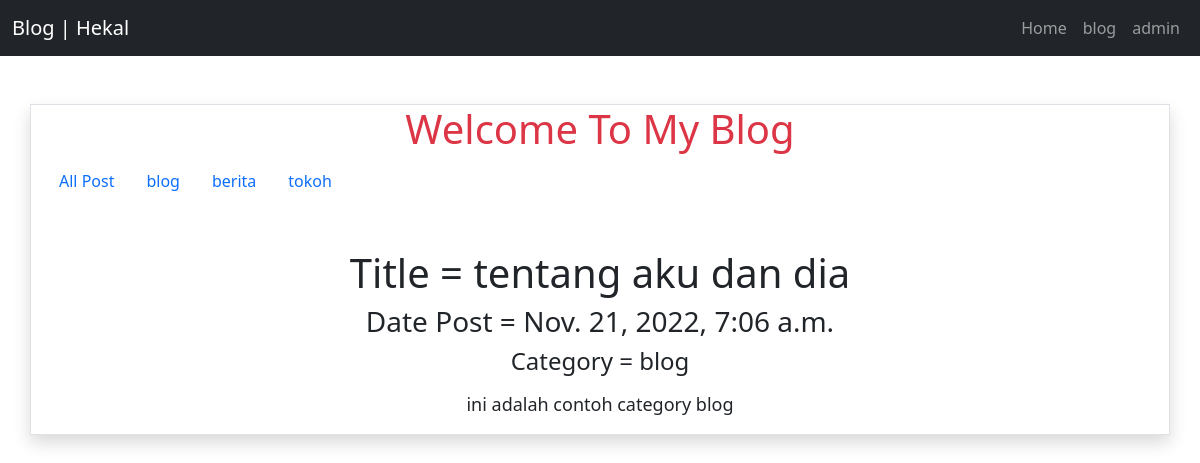
The page /blog/post/tentang-aku-dan-dia on the database its author committed.
### blog/models.py (models this page shows, shortened)
class Post (models.Model):
    title = models.CharField(max_length=255)
    body = models.TextField()
    category = models.CharField(max_length=255)
    slug = models.SlugField(editable=False,blank=True)
    datePost = models.DateTimeField(auto_now_add=True,editable=False)

### blog/views.py (the view)
# urls.py: path('post/<slugInput>', views.detailPost, name='detail'),
def detailPost (request,slugInput):
    posts = Post.objects.get(slug=slugInput);
    categories = Post.objects.values('category').distinct();
    context = {
        'title':'Blog | Hekal',
        'heading':'Welcome To My Blog',
        'body':'Lorem ipsum dolor, sit amet consectetur adipisicing elit. Dolore distinctio, amet repellendus tempore totam reprehenderit ratione quasi, corporis possimus modi expedita voluptatum saepe ipsum et! Commodi amet error temporibus dolorum.',
        'posts':posts,
        'categoriesPost':categories,
    }
    return render (request,'blog/detail.html',context)

### blog/templates/blog/detail.html
{% extends 'base.html' %}
{% block content %}
    <div class="container text-center mt-5 border shadow">
        <h1 class="text-danger">{{heading}}</h1>
        <ul class="nav">
            <li class="nav-item">
                <a class="nav-link" href="{% url 'blog:index' %}">All Post</a>
            </li>
            {% for dataCategory in categoriesPost %}
                <li class="nav-item">
                    <a class="nav-link" href="{% url 'blog:category' categoryInput=dataCategory.category %}">{{dataCategory.category}}</a>
                </li>
            {% endfor %}
            </ul>
            <h1 class="mt-5">Title = {{posts.title}}</h1>
            <h3>Date Post = {{posts.datePost}}</h3>
            <h4> Category = {{posts.category}}</h4>
            <p class="mt-3" style="font-size : 18px;">{{posts.body}}</p>
    </div>
{% endblock content %}

### rows shown on the page
Post: title "tentang aku dan dia", datePost "Nov. 21, 2022, 7:06 a.m.", category "blog", body "ini adalah contoh category blog"

### other values the page prints
{{ title }} "Blog | Hekal"
{{ heading }} "Welcome To My Blog"
{{ dataCategory.category }} "blog" "berita" "tokoh"
